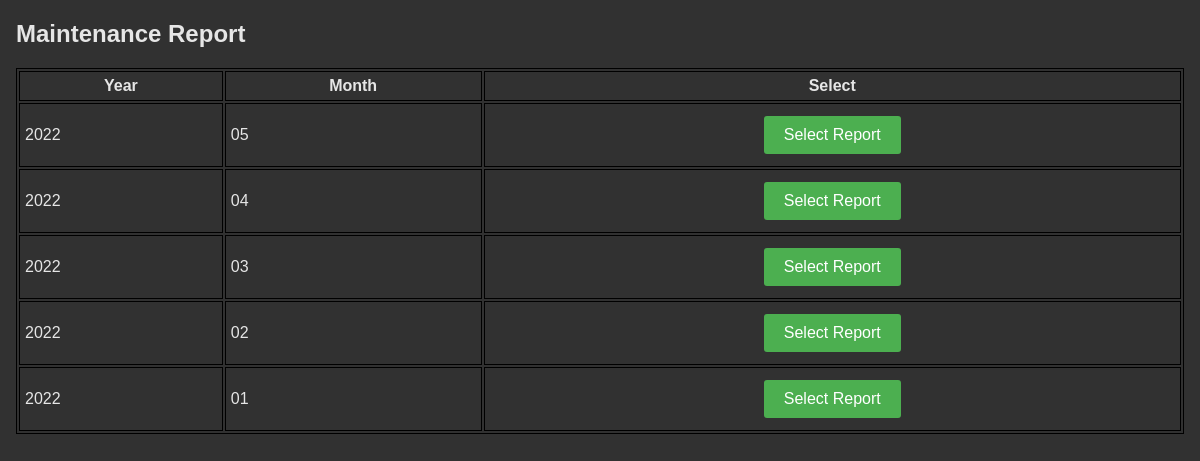
The page /maintenanceReport/ on the database its author committed.
### truckr/models.py (models this page shows)
class maintenance(models.Model):
    maintID = models.IntegerField(primary_key = True)
    vehID = models.IntegerField()
    description = models.CharField(max_length = 30)
    completed = models.DateTimeField()
    partsList = models.IntegerField()

### truckr/views.py (the view)
# urls.py: path('maintenanceReport/', views.maintenanceReportList, name = 'maintenanceReportList'),
def maintenanceReportList(request):
    username = request.user.username
    nav = navigation(username)
    maint = maintenance.objects.raw("SELECT * FROM maintenance_rpt_list;")
    context = {'nav':nav,'maint':maint}
    return(render(request, 'truckr/maintenanceReportList.html', context))

### truckr/views.py (called while the page is built)
def navigation(username):
    nav = navbar.objects.raw(""" SELECT * FROM truckr_employee JOIN truckr_account ON truckr_employee.employeeID = truckr_account.employeeID JOIN truckr_navbar ON truckr_account.accountType = truckr_navbar.accountType WHERE truckr_employee.username = '%s' ORDER BY id; """ % username)
    return nav

### truckr/templates/truckr/maintenanceReportList.html (shortened to what this page needs)
{% load static %}
<!DOCTYPE html>
<html>
  <head>
    <link rel="stylesheet" type="text/css" href="{% static 'css/style.css'%}">
  </head>
<body>
	<h2>Maintenance Report</h2>
<table style="width:100%">
       	<tr>
	       	<th>Year</th>
	       	<th>Month</th>
		<th>Select</th>
       	</tr>
{% if maint %}
	{% for m in maint %}
	<tr>
		<td>{{m.yr}}</td>
		<td>{{m.mo}}</td>
		<td style = text-align:center><button type="button" onclick="window.location.href='/maintenanceReport/{{m.yr}}/{{m.mo}}/';">Select Report</button></td>
	</tr>
	{% endfor %}
{% else %}
	<p>No reports are available.</p>
{% endif %}
</table>
</body>
</html>

### static/css/style.css (style rules this page uses)
body { font-family: Arial, sans-serif; background-color: #313131; color:#e6e6e6; margin: 0; padding: 0; margin-left:1em; margin-right:1em; }
button { background-color: #4CAF50; border: none; border-radius: 3px; color: #fff; cursor: pointer; font-size: 16px; margin: 7px; padding: 10px 20px; text-align: center; text-decoration: none; }
table, th, td { border:1px solid black; }
th, td { margin-left: 5px; padding: 5px; }

### rows shown on the page
maintenance: yr "2022", mo "05"
maintenance: yr "2022", mo "04"
maintenance: yr "2022", mo "03"
maintenance: yr "2022", mo "02"
maintenance: yr "2022", mo "01"
